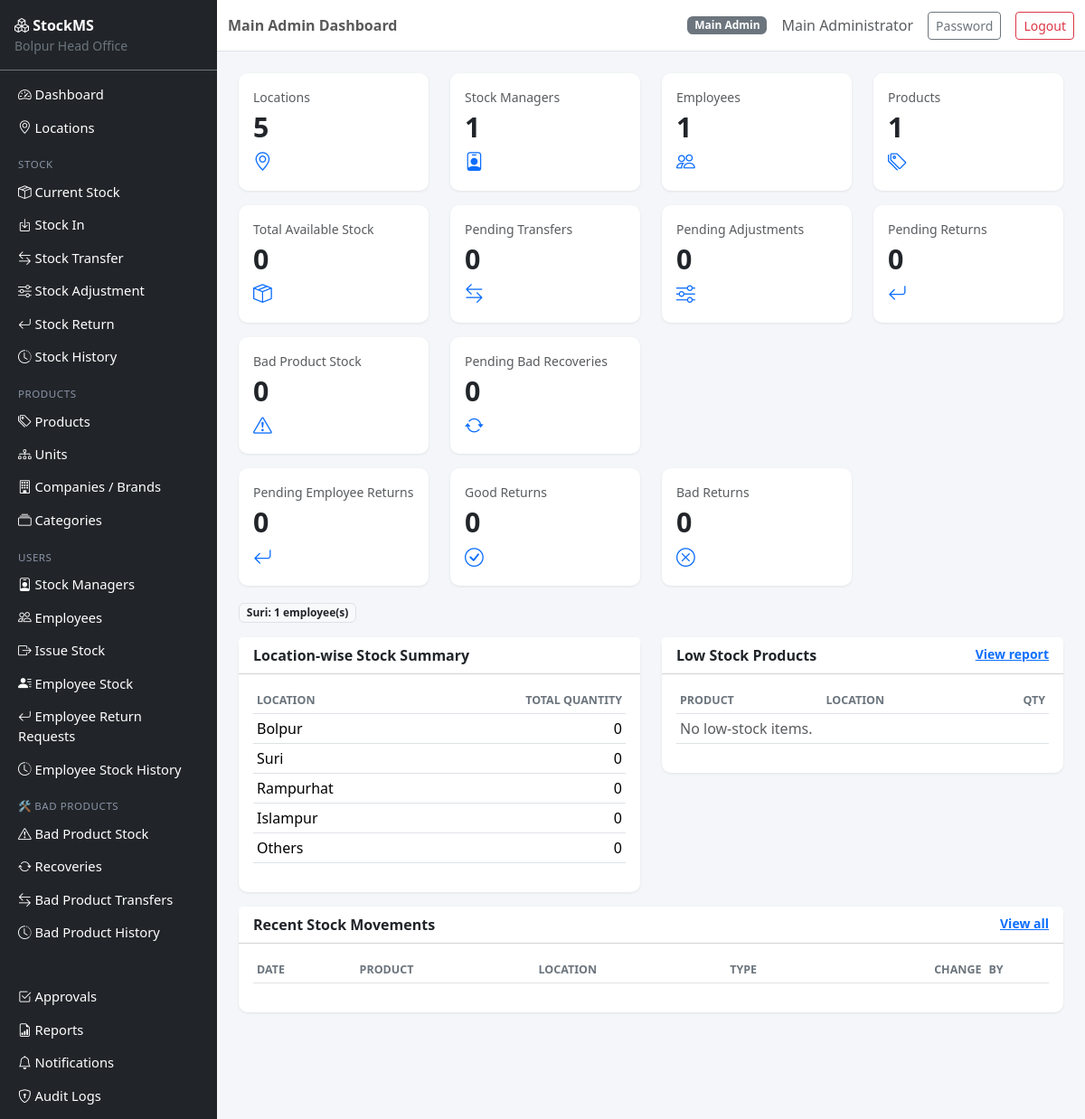
The app's page /dashboard (signed in) with its own data.
### app/models.py (models this page shows, shortened)
class User(UserMixin, db.Model):
    __tablename__ = "users"
    id = db.Column(db.Integer, primary_key=True)
    username = db.Column(db.String(64), unique=True, nullable=False, index=True)
    email = db.Column(db.String(120), unique=True, nullable=False, index=True)
    password_hash = db.Column(db.String(255), nullable=False)
    full_name = db.Column(db.String(120), nullable=False)
    role = db.Column(db.String(20), nullable=False, default=ROLE_EMPLOYEE)
    is_active = db.Column(db.Boolean, default=True, nullable=False)
    created_at = db.Column(db.DateTime, default=datetime.utcnow)
    updated_at = db.Column(db.DateTime, default=datetime.utcnow, onupdate=datetime.utcnow)
    last_login_at = db.Column(db.DateTime)
    manager_assignments = db.relationship(
        "StockManagerAssignment", back_populates="user", foreign_keys="StockManagerAssignment.user_id"
    )
    employee_profile = db.relationship(
        "Employee", back_populates="user", uselist=False, foreign_keys="Employee.user_id"
    )
    def is_main_admin(self):
        return self.role == ROLE_MAIN_ADMIN
    def is_employee(self):
        return self.role == ROLE_EMPLOYEE

class Location(db.Model):
    __tablename__ = "locations"
    id = db.Column(db.Integer, primary_key=True)
    code = db.Column(db.String(10), unique=True, nullable=False)
    name = db.Column(db.String(120), nullable=False)
    address = db.Column(db.String(255))
    is_active = db.Column(db.Boolean, default=True, nullable=False)
    created_at = db.Column(db.DateTime, default=datetime.utcnow)
    updated_at = db.Column(db.DateTime, default=datetime.utcnow, onupdate=datetime.utcnow)
    manager_assignments = db.relationship("StockManagerAssignment", back_populates="location")
    employees = db.relationship("Employee", back_populates="location")

### app/blueprints/main/routes.py (the view)
@bp.route("/")
@bp.route("/dashboard")
@login_required
def dashboard():
    if current_user.is_main_admin():
        return _admin_dashboard()
    elif current_user.is_stock_manager():
        return _manager_dashboard()
    else:
        return _employee_dashboard()

### app/templates/main/dashboard_admin.html (shortened to what this page needs)
{% extends "base.html" %}
{% block page_title %}Main Admin Dashboard{% endblock %}
{% block content %}
<div class="row">
    {% with label="Locations", value=total_locations, icon="bi-geo-alt" %}{% include "main/_stat_card.html" %}{% endwith %}
    {% with label="Stock Managers", value=total_managers, icon="bi-person-badge" %}{% include "main/_stat_card.html" %}{% endwith %}
    {% with label="Employees", value=total_employees, icon="bi-people" %}{% include "main/_stat_card.html" %}{% endwith %}
    {% with label="Products", value=total_products, icon="bi-tags" %}{% include "main/_stat_card.html" %}{% endwith %}
</div>
<div class="row">
    {% with label="Total Available Stock", value=total_stock, icon="bi-box-seam" %}{% include "main/_stat_card.html" %}{% endwith %}
    {% with label="Pending Transfers", value=pending_transfers, icon="bi-arrow-left-right" %}{% include "main/_stat_card.html" %}{% endwith %}
    {% with label="Pending Adjustments", value=pending_adjustments, icon="bi-sliders" %}{% include "main/_stat_card.html" %}{% endwith %}
    {% with label="Pending Returns", value=pending_returns, icon="bi-arrow-return-left" %}{% include "main/_stat_card.html" %}{% endwith %}
</div>
<div class="row">
    {% with label="Bad Product Stock", value=total_bad_stock, icon="bi-exclamation-triangle" %}{% include "main/_stat_card.html" %}{% endwith %}
    {% with label="Pending Bad Recoveries", value=pending_bad_recoveries, icon="bi-arrow-repeat" %}{% include "main/_stat_card.html" %}{% endwith %}
</div>
<div class="row">
    {% with label="Pending Employee Returns", value=pending_employee_returns, icon="bi-arrow-return-left" %}{% include "main/_stat_card.html" %}{% endwith %}
    {% with label="Good Returns", value=good_returns_count, icon="bi-check-circle" %}{% include "main/_stat_card.html" %}{% endwith %}
    {% with label="Bad Returns", value=bad_returns_count, icon="bi-x-circle" %}{% include "main/_stat_card.html" %}{% endwith %}
</div>
<div class="row mb-3 g-2">
    {% for loc_name, count in employees_by_location %}
    <div class="col-auto"><span class="badge bg-light text-dark border">{{ loc_name }}: <strong>{{ count }}</strong> employee(s)</span></div>
    {% endfor %}
</div>
<div class="row">
    <div class="col-md-6">
        <div class="card mb-3">
            <div class="card-header bg-white fw-semibold">Location-wise Stock Summary</div>
            <div class="card-body">
                <table class="table table-sm">
                    <thead><tr><th>Location</th><th class="text-end">Total Quantity</th></tr></thead>
                    <tbody>
                    {% for name, qty in location_summary %}
                        <tr><td>{{ name }}</td><td class="text-end">{{ qty }}</td></tr>
                    {% endfor %}
                    </tbody>
                </table>
            </div>
        </div>
    </div>
    <div class="col-md-6">
        <div class="card mb-3">
            <div class="card-header bg-white fw-semibold d-flex justify-content-between">
                <span>Low Stock Products</span>
                <a href="{{ url_for('reports.low_stock') }}" class="small">View report</a>
            </div>
            <div class="card-body">
                <table class="table table-sm">
                    <thead><tr><th>Product</th><th>Location</th><th class="text-end">Qty</th></tr></thead>
                    <tbody>
                    {% for stock, product, location in low_stock %}
                        <tr><td>{{ product.name }}</td><td>{{ location.name }}</td><td class="text-end text-danger fw-semibold">{{ stock.quantity }}</td></tr>
                    {% else %}
                        <tr><td colspan="3" class="text-muted">No low-stock items.</td></tr>
                    {% endfor %}
                    </tbody>
                </table>
            </div>
        </div>
    </div>
</div>
<div class="card">
    <div class="card-header bg-white fw-semibold d-flex justify-content-between">
        <span>Recent Stock Movements</span>
        <a href="{{ url_for('stock.stock_history') }}" class="small">View all</a>
    </div>
    <div class="card-body">
        <table class="table table-sm">
            <thead><tr><th>Date</th><th>Product</th><th>Location</th><th>Type</th><th class="text-end">Change</th><th>By</th></tr></thead>
        </table>
    </div>
</div>
{% endblock %}

### app/templates/base.html (shortened to what this page needs)
<!DOCTYPE html>
<html lang="en">
<head>
    <link href="https://cdn.jsdelivr.net/npm/bootstrap@5.3.3/dist/css/bootstrap.min.css" rel="stylesheet">
    <link href="https://cdn.jsdelivr.net/npm/bootstrap-icons@1.11.3/font/bootstrap-icons.css" rel="stylesheet">
    <link href="{{ url_for('static', filename='css/app.css') }}" rel="stylesheet">
</head>
<body>
{% if current_user.is_authenticated %}
<div class="d-flex" id="wrapper">
    <nav class="sidebar bg-dark text-white" id="sidebar">
        <div class="sidebar-brand p-3 border-bottom border-secondary">
            <i class="bi bi-boxes"></i> <strong>StockMS</strong>
            <div class="small text-secondary">Bolpur Head Office</div>
        </div>
        <ul class="nav flex-column p-2">
            <li class="nav-item"><a class="nav-link text-white" href="{{ url_for('main.dashboard') }}"><i class="bi bi-speedometer2"></i> Dashboard</a></li>
            {% if current_user.is_main_admin() %}
            <li class="nav-item"><a class="nav-link text-white" href="{{ url_for('locations.list_locations') }}"><i class="bi bi-geo-alt"></i> Locations</a></li>
            {% endif %}
            <li class="nav-item sidebar-heading">Stock</li>
            <li class="nav-item"><a class="nav-link text-white" href="{{ url_for('stock.current_stock') }}"><i class="bi bi-box-seam"></i> Current Stock</a></li>
            {% if current_user.is_main_admin() or current_user.is_stock_manager() %}
            <li class="nav-item"><a class="nav-link text-white" href="{{ url_for('stock.stock_in') }}"><i class="bi bi-box-arrow-in-down"></i> Stock In</a></li>
            {% endif %}
            <li class="nav-item"><a class="nav-link text-white" href="{{ url_for('transfers.list_transfers') }}"><i class="bi bi-arrow-left-right"></i> Stock Transfer</a></li>
            <li class="nav-item"><a class="nav-link text-white" href="{{ url_for('adjustments.list_adjustments') }}"><i class="bi bi-sliders"></i> Stock Adjustment</a></li>
            <li class="nav-item"><a class="nav-link text-white" href="{{ url_for('returns.list_returns') }}"><i class="bi bi-arrow-return-left"></i> Stock Return</a></li>
            <li class="nav-item"><a class="nav-link text-white" href="{{ url_for('stock.stock_history') }}"><i class="bi bi-clock-history"></i> Stock History</a></li>
            <li class="nav-item sidebar-heading">Products</li>
            <li class="nav-item"><a class="nav-link text-white" href="{{ url_for('catalog.list_products') }}"><i class="bi bi-tags"></i> Products</a></li>
            {% if current_user.is_main_admin() %}
            <li class="nav-item"><a class="nav-link text-white" href="{{ url_for('catalog.list_units') }}"><i class="bi bi-diagram-3"></i> Units</a></li>
            <li class="nav-item"><a class="nav-link text-white" href="{{ url_for('catalog.list_brands') }}"><i class="bi bi-building"></i> Companies / Brands</a></li>
            <li class="nav-item"><a class="nav-link text-white" href="{{ url_for('catalog.list_categories') }}"><i class="bi bi-collection"></i> Categories</a></li>
            {% endif %}
            {% if current_user.is_main_admin() or current_user.is_stock_manager() %}
            <li class="nav-item sidebar-heading">Users</li>
            {% if current_user.is_main_admin() %}
            <li class="nav-item"><a class="nav-link text-white" href="{{ url_for('users.list_stock_managers') }}"><i class="bi bi-person-badge"></i> Stock Managers</a></li>
            {% endif %}
            <li class="nav-item"><a class="nav-link text-white" href="{{ url_for('users.list_employees') }}"><i class="bi bi-people"></i> Employees</a></li>
            <li class="nav-item"><a class="nav-link text-white" href="{{ url_for('employee_stock.issue_stock') }}"><i class="bi bi-box-arrow-right"></i> Issue Stock</a></li>
            <li class="nav-item"><a class="nav-link text-white" href="{{ url_for('employee_stock.employee_stock_overview') }}"><i class="bi bi-person-lines-fill"></i> Employee Stock</a></li>
            <li class="nav-item"><a class="nav-link text-white" href="{{ url_for('employee_stock.list_returns') }}"><i class="bi bi-arrow-return-left"></i> Employee Return Requests</a></li>
            <li class="nav-item"><a class="nav-link text-white" href="{{ url_for('employee_stock.history') }}"><i class="bi bi-clock-history"></i> Employee Stock History</a></li>
            {% endif %}
            <li class="nav-item sidebar-heading">🛠 Bad Products</li>
            <li class="nav-item"><a class="nav-link text-white" href="{{ url_for('bad_products.stock') }}"><i class="bi bi-exclamation-triangle"></i> Bad Product Stock</a></li>
            <li class="nav-item"><a class="nav-link text-white" href="{{ url_for('bad_products.list_recoveries') }}"><i class="bi bi-arrow-repeat"></i> Recoveries</a></li>
            <li class="nav-item"><a class="nav-link text-white" href="{{ url_for('bad_products.list_transfers') }}"><i class="bi bi-arrow-left-right"></i> Bad Product Transfers</a></li>
            <li class="nav-item"><a class="nav-link text-white" href="{{ url_for('bad_products.history') }}"><i class="bi bi-clock-history"></i> Bad Product History</a></li>
            <li class="nav-item sidebar-heading">&nbsp;</li>
            <li class="nav-item"><a class="nav-link text-white" href="{{ url_for('approvals.pending') }}"><i class="bi bi-check2-square"></i> Approvals</a></li>
            <li class="nav-item"><a class="nav-link text-white" href="{{ url_for('reports.index') }}"><i class="bi bi-file-earmark-bar-graph"></i> Reports</a></li>
            <li class="nav-item"><a class="nav-link text-white" href="{{ url_for('notifications.list_notifications') }}"><i class="bi bi-bell"></i> Notifications
            </a></li>
            {% if current_user.is_main_admin() %}
            <li class="nav-item"><a class="nav-link text-white" href="{{ url_for('audit.list_audit_logs') }}"><i class="bi bi-shield-lock"></i> Audit Logs</a></li>
            {% endif %}
        </ul>
    </nav>
    <div class="flex-grow-1">
        <nav class="navbar navbar-expand-lg navbar-light bg-white border-bottom sticky-top">
            <div class="container-fluid">
                <span class="navbar-text fw-semibold">{% block page_title %}{% endblock %}</span>
                <div class="ms-auto d-flex align-items-center gap-3">
                    <span class="badge bg-secondary">{{ current_user.role.replace('_',' ')|title }}</span>
                    <span class="text-muted">{{ current_user.full_name }}</span>
                    <a href="{{ url_for('auth.change_password') }}" class="btn btn-sm btn-outline-secondary">Password</a>
                    <a href="{{ url_for('auth.logout') }}" class="btn btn-sm btn-outline-danger">Logout</a>
                </div>
            </div>
        </nav>
        <main class="container-fluid p-4">
            {% block content %}{% endblock %}
        </main>
    </div>
</div>
{% endif %}
</body>
</html>

### app/templates/main/_stat_card.html
<div class="col-md-3 col-sm-6 mb-3">
    <div class="card stat-card h-100">
        <div class="card-body">
            <div class="text-muted small">{{ label }}</div>
            <div class="stat-value">{{ value }}</div>
            {% if icon %}<i class="bi {{ icon }} text-primary" style="font-size:1.3rem;"></i>{% endif %}
        </div>
    </div>
</div>

### app/static/css/app.css (style rules this page uses)
body { background-color: #f4f6f9; }
.sidebar { width: 240px; min-height: 100vh; }
.sidebar .nav-link { padding: 0.45rem 0.75rem; border-radius: 6px; font-size: 0.92rem; }
.sidebar-heading { color: #8a94a6; text-transform: uppercase; font-size: 0.72rem; letter-spacing: .05em; padding: 0.9rem 0.75rem 0.2rem; }
.card { border: none; box-shadow: 0 1px 3px rgba(0,0,0,0.08); border-radius: 10px; }
.stat-card .stat-value { font-size: 1.9rem; font-weight: 700; }
.table thead th { font-size: 0.78rem; text-transform: uppercase; color: #6c757d; border-top: none; }

### records on screen
User: role.replace "Main Admin", full_name "Main Administrator"
Location: name "Suri", is_active "1", qty "0"
Location: name "Bolpur", qty "0"
Location: name "Rampurhat", qty "0"
Location: name "Islampur", qty "0"
Location: name "Others", qty "0"

### other values on screen
{{ value }} "5 1 1 1 0 0 0 0 0 0 0 0 0"
